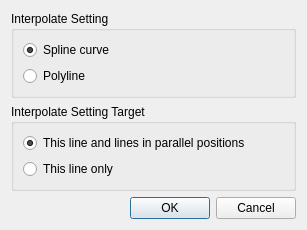
<?xml version="1.0" encoding="UTF-8"?>
<ui version="4.0">
 <class>GridCreatingConditionLaplaceInterpolateSettingDialog</class>
 <widget class="QDialog" name="GridCreatingConditionLaplaceInterpolateSettingDialog">
  <property name="geometry">
   <rect>
    <x>0</x>
    <y>0</y>
    <width>307</width>
    <height>205</height>
   </rect>
  </property>
  <property name="windowTitle">
   <string>Interpolate Setting</string>
  </property>
  <layout class="QVBoxLayout" name="verticalLayout_3">
   <item>
    <widget class="QGroupBox" name="deploySettingGroupBox">
     <property name="title">
      <string>Interpolate Setting</string>
     </property>
     <layout class="QVBoxLayout" name="verticalLayout">
      <item>
       <widget class="QRadioButton" name="splineRadioButton">
        <property name="text">
         <string>Spline curve</string>
        </property>
        <property name="checked">
         <bool>true</bool>
        </property>
       </widget>
      </item>
      <item>
       <widget class="QRadioButton" name="polylineRadioButton">
        <property name="text">
         <string>Polyline</string>
        </property>
       </widget>
      </item>
     </layout>
    </widget>
   </item>
   <item>
    <widget class="QGroupBox" name="deploySettingTargetGroupBox">
     <property name="title">
      <string>Interpolate Setting Target</string>
     </property>
     <layout class="QVBoxLayout" name="verticalLayout_2">
      <item>
       <layout class="QHBoxLayout" name="horizontalLayout_3">
        <item>
         <widget class="QRadioButton" name="thisAndParallelRadioButton">
          <property name="text">
           <string>This line and lines in parallel positions</string>
          </property>
          <property name="checked">
           <bool>true</bool>
          </property>
         </widget>
        </item>
        <item>
         <widget class="TooltipLabel" name="thisAndParallelHelpLabel">
          <property name="toolTip">
           <string>&lt;html&gt;&lt;head/&gt;&lt;body&gt;&lt;p&gt;The interpolate setting is applied to all lines in parallel positions.&lt;/p&gt;&lt;/body&gt;&lt;/html&gt;</string>
          </property>
          <property name="text">
           <string/>
          </property>
          <property name="pixmap">
           <pixmap resource="../../guibase/guibase.qrc">:/libs/guibase/images/iconQuestion.svg</pixmap>
          </property>
         </widget>
        </item>
        <item>
         <spacer name="horizontalSpacer_3">
          <property name="orientation">
           <enum>Qt::Horizontal</enum>
          </property>
          <property name="sizeHint" stdset="0">
           <size>
            <width>40</width>
            <height>20</height>
           </size>
          </property>
         </spacer>
        </item>
       </layout>
      </item>
      <item>
       <widget class="QRadioButton" name="thisOnlyRadioButton">
        <property name="text">
         <string>This line only</string>
        </property>
       </widget>
      </item>
     </layout>
    </widget>
   </item>
   <item>
    <spacer name="verticalSpacer">
     <property name="orientation">
      <enum>Qt::Vertical</enum>
     </property>
     <property name="sizeHint" stdset="0">
      <size>
       <width>20</width>
       <height>0</height>
      </size>
     </property>
    </spacer>
   </item>
   <item>
    <widget class="QDialogButtonBox" name="buttonBox">
     <property name="orientation">
      <enum>Qt::Horizontal</enum>
     </property>
     <property name="standardButtons">
      <set>QDialogButtonBox::Cancel|QDialogButtonBox::Ok</set>
     </property>
    </widget>
   </item>
  </layout>
 </widget>
 <customwidgets>
  <customwidget>
   <class>TooltipLabel</class>
   <extends>QLabel</extends>
   <header>guibase/tooltiplabel.h</header>
  </customwidget>
 </customwidgets>
 <resources>
  <include location="../../guibase/guibase.qrc"/>
 </resources>
 <connections>
  <connection>
   <sender>buttonBox</sender>
   <signal>accepted()</signal>
   <receiver>GridCreatingConditionLaplaceInterpolateSettingDialog</receiver>
   <slot>accept()</slot>
   <hints>
    <hint type="sourcelabel">
     <x>248</x>
     <y>254</y>
    </hint>
    <hint type="destinationlabel">
     <x>157</x>
     <y>274</y>
    </hint>
   </hints>
  </connection>
  <connection>
   <sender>buttonBox</sender>
   <signal>rejected()</signal>
   <receiver>GridCreatingConditionLaplaceInterpolateSettingDialog</receiver>
   <slot>reject()</slot>
   <hints>
    <hint type="sourcelabel">
     <x>316</x>
     <y>260</y>
    </hint>
    <hint type="destinationlabel">
     <x>286</x>
     <y>274</y>
    </hint>
   </hints>
  </connection>
 </connections>
</ui>
